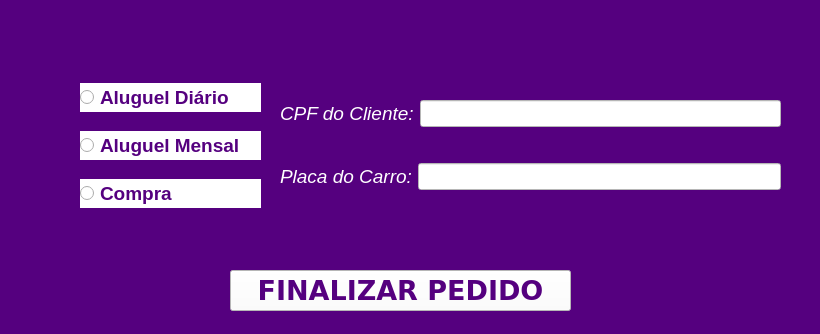
<?xml version="1.0" encoding="UTF-8"?>
<ui version="4.0">
 <class>MainWindow</class>
 <widget class="QMainWindow" name="MainWindow">
  <property name="geometry">
   <rect>
    <x>0</x>
    <y>0</y>
    <width>820</width>
    <height>334</height>
   </rect>
  </property>
  <property name="windowTitle">
   <string>MainWindow</string>
  </property>
  <property name="styleSheet">
   <string notr="true">background-color: rgb(85, 0, 127);</string>
  </property>
  <widget class="QWidget" name="centralwidget">
   <widget class="QPushButton" name="finalizar">
    <property name="geometry">
     <rect>
      <x>230</x>
      <y>270</y>
      <width>341</width>
      <height>41</height>
     </rect>
    </property>
    <property name="font">
     <font>
      <family>Verdana</family>
      <pointsize>20</pointsize>
      <weight>75</weight>
      <bold>true</bold>
     </font>
    </property>
    <property name="styleSheet">
     <string notr="true">background-color: rgb(255, 255, 255);
color: rgb(85, 0, 127);</string>
    </property>
    <property name="text">
     <string>FINALIZAR PEDIDO</string>
    </property>
   </widget>
   <widget class="QWidget" name="layoutWidget">
    <property name="geometry">
     <rect>
      <x>80</x>
      <y>70</y>
      <width>181</width>
      <height>151</height>
     </rect>
    </property>
    <layout class="QVBoxLayout" name="verticalLayout">
     <item>
      <widget class="QRadioButton" name="alugueld">
       <property name="font">
        <font>
         <pointsize>14</pointsize>
         <weight>75</weight>
         <bold>true</bold>
        </font>
       </property>
       <property name="styleSheet">
        <string notr="true">background-color: rgb(255, 255, 255);
color: rgb(85, 0, 127);</string>
       </property>
       <property name="text">
        <string>Aluguel Diário</string>
       </property>
      </widget>
     </item>
     <item>
      <widget class="QRadioButton" name="aluguelm">
       <property name="font">
        <font>
         <pointsize>14</pointsize>
         <weight>75</weight>
         <bold>true</bold>
        </font>
       </property>
       <property name="styleSheet">
        <string notr="true">background-color: rgb(255, 255, 255);
color: rgb(85, 0, 127);</string>
       </property>
       <property name="text">
        <string>Aluguel Mensal</string>
       </property>
      </widget>
     </item>
     <item>
      <widget class="QRadioButton" name="compra">
       <property name="font">
        <font>
         <pointsize>14</pointsize>
         <weight>75</weight>
         <bold>true</bold>
        </font>
       </property>
       <property name="styleSheet">
        <string notr="true">background-color: rgb(255, 255, 255);
color: rgb(85, 0, 127);</string>
       </property>
       <property name="text">
        <string>Compra</string>
       </property>
      </widget>
     </item>
    </layout>
   </widget>
   <widget class="QWidget" name="layoutWidget">
    <property name="geometry">
     <rect>
      <x>280</x>
      <y>70</y>
      <width>501</width>
      <height>151</height>
     </rect>
    </property>
    <layout class="QVBoxLayout" name="verticalLayout_2">
     <item>
      <layout class="QHBoxLayout" name="horizontalLayout">
       <item>
        <widget class="QLabel" name="label_5">
         <property name="font">
          <font>
           <pointsize>14</pointsize>
           <italic>true</italic>
          </font>
         </property>
         <property name="styleSheet">
          <string notr="true">color: rgb(255, 255, 255);</string>
         </property>
         <property name="text">
          <string>CPF do Cliente:</string>
         </property>
        </widget>
       </item>
       <item>
        <widget class="QLineEdit" name="cpf">
         <property name="font">
          <font>
           <pointsize>12</pointsize>
          </font>
         </property>
         <property name="styleSheet">
          <string notr="true">background-color: rgb(255, 255, 255);
color: rgb(0, 0, 0);</string>
         </property>
        </widget>
       </item>
      </layout>
     </item>
     <item>
      <layout class="QHBoxLayout" name="horizontalLayout_2">
       <item>
        <widget class="QLabel" name="label_6">
         <property name="font">
          <font>
           <pointsize>14</pointsize>
           <italic>true</italic>
          </font>
         </property>
         <property name="styleSheet">
          <string notr="true">color: rgb(255, 255, 255);</string>
         </property>
         <property name="text">
          <string>Placa do Carro:</string>
         </property>
        </widget>
       </item>
       <item>
        <widget class="QLineEdit" name="placa">
         <property name="font">
          <font>
           <pointsize>12</pointsize>
          </font>
         </property>
         <property name="styleSheet">
          <string notr="true">background-color: rgb(255, 255, 255);
color: rgb(0, 0, 0);</string>
         </property>
        </widget>
       </item>
      </layout>
     </item>
    </layout>
   </widget>
  </widget>
 </widget>
 <resources/>
 <connections/>
</ui>
